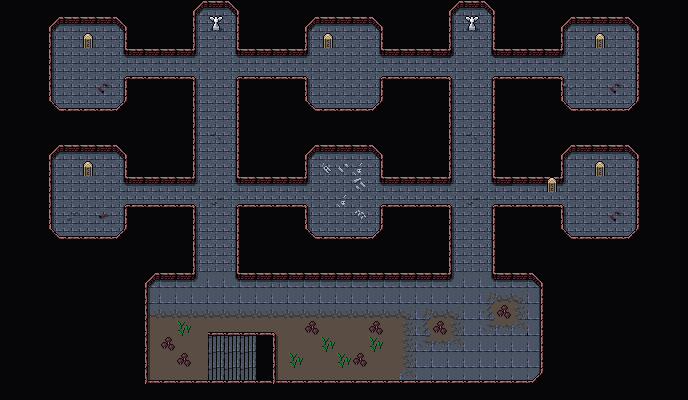

Below is a game level as drawn by its tile map, then a one-line description and the .tmx that defines it (tile-layer data replaced by summaries):
An orthogonal 43x25 tile map with 16x16 px tiles, 4 tile layers (Background, Ground, Clutter, Objects), 3 tilesets and 27 objects.

<map version="1.10" tiledversion="1.10.1" orientation="orthogonal" renderorder="right-down" width="43" height="25" tilewidth="16" tileheight="16" infinite="0" nextlayerid="7" nextobjectid="79">
 <editorsettings>
  <export target="wastetown..tmx" format="tmx" />
 </editorsettings>
 <tileset firstgid="1" source="../../../../common/maps/tileset/main.tsx" />
 <tileset firstgid="10113" source="../../../../common/maps/tileset/buildings.tsx" />
 <tileset firstgid="11905" source="../../../../common/maps/tileset/dungeon.tsx" />
 <layer id="1" name="Background" width="43" height="25">
  <data>[1075 cells, 952 non-empty, 8 distinct tile ids]</data>
 </layer>
 <layer id="2" name="Ground" width="43" height="25">
  <data>[1075 cells, 651 non-empty, 30 distinct tile ids]</data>
 </layer>
 <layer id="3" name="Clutter" width="43" height="25">
  <data>[1075 cells, 398 non-empty, 41 distinct tile ids]</data>
 </layer>
 <layer id="6" name="Objects" width="43" height="25">
  <properties>
   <property name="spriteLayer" type="bool" value="true" />
  </properties>
  <data>[1075 cells, 12 non-empty, 2 distinct tile ids]</data>
 </layer>
 <objectgroup id="4" name="Objects">
  <object id="38" template="../../../../common/maps/obj/entry_up.tx" x="209" y="380.5" width="62.5" height="45">
   <properties>
    <property name="direction" value="right" />
    <property name="teleport" value="../Shandalar Old Border/maps/map/graveyard_crypt/graveyard_2.tmx" />
   </properties>
  </object>
  <object id="47" template="../../../../common/maps/obj/gold.tx" x="337" y="175" />
  <object id="49" template="../../../../common/maps/obj/gold.tx" x="60" y="176.5" />
  <object id="55" template="../../../../common/maps/obj/enemy.tx" x="336" y="201.5" visible="1">
   <properties>
    <property name="enemy" value="Skeleton Soldier" />
    <property name="hidden" type="bool" value="true" />
    <property name="pursueRange" type="float" value="60" />
    <property name="threatRange" type="float" value="30" />
   </properties>
  </object>
  <object id="56" template="../../../../common/maps/obj/gold.tx" x="334" y="41.5" />
  <object id="57" template="../../../../common/maps/obj/enemy.tx" x="333.5" y="75.5" visible="1">
   <properties>
    <property name="enemy" value="Cave Spider" />
    <property name="pursueRange" type="float" value="60" />
    <property name="threatRange" type="float" value="50" />
   </properties>
  </object>
  <object id="58" template="../../../../common/maps/obj/treasure.tx" x="595" y="216.5" />
  <object id="59" template="../../../../common/maps/obj/manashards.tx" x="606.5" y="48" />
  <object id="60" template="../../../../common/maps/obj/manashards.tx" x="315" y="303.5" />
  <object id="61" template="../../../../common/maps/obj/enemy.tx" x="320" y="353" visible="1">
   <properties>
    <property name="enemy" value="Poisonous Snake" />
    <property name="pursueRange" type="float" value="60" />
    <property name="threatRange" type="float" value="30" />
   </properties>
  </object>
  <object id="62" template="../../../../common/maps/obj/enemy.tx" x="567" y="201" visible="1">
   <properties>
    <property name="enemy" value="Spider" />
    <property name="pursueRange" type="float" value="60" />
    <property name="threatRange" type="float" value="30" />
    <property name="waypoints" value="72,74,62" />
   </properties>
  </object>
  <object id="63" template="../../../../common/maps/obj/enemy.tx" x="569" y="71" visible="1">
   <properties>
    <property name="enemy" value="Spider" />
    <property name="pursueRange" type="float" value="60" />
    <property name="threatRange" type="float" value="30" />
    <property name="waypoints" value="73,75" />
   </properties>
  </object>
  <object id="64" template="../../../../common/maps/obj/enemy.tx" x="99" y="72" visible="1">
   <properties>
    <property name="enemy" value="Spider" />
    <property name="pursueRange" type="float" value="60" />
    <property name="threatRange" type="float" value="30" />
    <property name="waypoints" value="66,71,70,68,75" />
   </properties>
  </object>
  <object id="65" template="../../../../common/maps/obj/enemy.tx" x="98" y="199" visible="1">
   <properties>
    <property name="enemy" value="Spider" />
    <property name="pursueRange" type="float" value="60" />
    <property name="threatRange" type="float" value="30" />
    <property name="waypoints" value="72,74,70,69,70,72" />
   </properties>
  </object>
  <object id="66" template="../../../../common/maps/obj/waypoint.tx" x="206.5" y="71" />
  <object id="67" template="../../../../common/maps/obj/waypoint.tx" x="209" y="271" />
  <object id="68" template="../../../../common/maps/obj/waypoint.tx" x="464" y="55.5" />
  <object id="69" template="../../../../common/maps/obj/waypoint.tx" x="464" y="272.5" />
  <object id="70" template="../../../../common/maps/obj/waypoint.tx" x="467" y="204.5" />
  <object id="71" template="../../../../common/maps/obj/waypoint.tx" x="207" y="202.5" />
  <object id="72" template="../../../../common/maps/obj/waypoint.tx" x="60" y="199" />
  <object id="73" template="../../../../common/maps/obj/waypoint.tx" x="595" y="73.5" />
  <object id="74" template="../../../../common/maps/obj/waypoint.tx" x="592.5" y="202" />
  <object id="75" template="../../../../common/maps/obj/waypoint.tx" x="68" y="72.5" />
  <object id="76" template="../../../../common/maps/obj/enemy.tx" x="201" y="137.5" visible="1">
   <properties>
    <property name="enemy" value="Spider" />
    <property name="pursueRange" type="float" value="60" />
    <property name="threatRange" type="float" value="30" />
    <property name="waypoints" value="67,66" />
   </properties>
  </object>
  <object id="77" template="../../../../common/maps/obj/enemy.tx" x="467.5" y="152" visible="1">
   <properties>
    <property name="enemy" value="Spider" />
    <property name="pursueRange" type="float" value="60" />
    <property name="threatRange" type="float" value="30" />
    <property name="waypoints" value="68,69" />
   </properties>
  </object>
  <object id="78" template="../../../../common/maps/obj/booster.tx" x="63.5" y="48">
   <properties>
    <property name="reward">[
  {
    "editions": [ "ODY", "TOR", "JUD" ],
    "type": "card",
    "count": 10,
    "rarity": [ "Common" ]
  },
  {
    "editions": [ "ODY", "TOR", "JUD" ],
    "type": "card",
    "count": 3,
    "rarity": [ "Uncommon" ]
  },
  {
    "editions": [ "ODY", "TOR", "JUD" ],
    "type": "card",
    "count": 3,
    "rarity": [ "Rare" ]
  }
]
</property>
   </properties>
  </object>
 </objectgroup>
</map>
